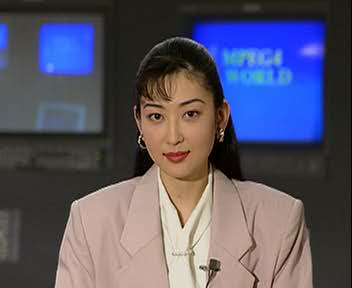
#> input picture results/reconstructed_frames/frame_001.png, 352 x 288 px, given as the content of the folder frames, which was not available
$ python main.py encode
#> lines starting #> are read from the running program, lines starting #| are printed output that depends on the picture; pictures that were not available may be replaced by others from this repository, and a replacement may not be noted
### src/entropy_coding.py
"""
entropy_coding.py — Part 4: Entropy coding (lossless compression)
Serialises all coded frames into a single .bin file using zlib.
"""

import numpy as np
import os
import sys
import zlib
import struct
import pickle
import cv2

from intra_frame import decode_frame as intra_decode_frame, make_quant
from inter_frame import decode_pframe, apply_mv
from preprocess  import ycbcr420_to_bgr


def compress_frame(frame_dict):
    return zlib.compress(pickle.dumps(frame_dict), level=9)


def decompress_frame(data):
    return pickle.loads(zlib.decompress(data))


def encode(frames_dir, fq=4, gop_size=8, search_win=8, out_bin="output.bin"):
    from preprocess  import bgr_to_ycbcr420
    from intra_frame import encode_frame, make_quant
    from inter_frame import encode_pframe, decode_pframe

    files = sorted(f for f in os.listdir(frames_dir) if f.lower().endswith((".png", ".jpg")))
    if not files:
        print(f"No frames in '{frames_dir}'"); sys.exit(1)

    Q_luma   = make_quant(fq)
    Q_chroma = make_quant(fq * 2)

    frame_blobs = []
    ref_Y = ref_Cb = ref_Cr = None
    frame_types = []

    for idx, fname in enumerate(files):
        bgr = cv2.imread(os.path.join(frames_dir, fname))
        Y, Cb, Cr = bgr_to_ycbcr420(bgr)

        if idx % gop_size == 0:  # I-frame
            (Yq, Cbq, Crq), hws, ohws = encode_frame(Y, Cb, Cr, Q_luma, Q_chroma)
            frame_data = dict(
                frame_type="I", fq=fq,
                Yq=Yq, Cbq=Cbq, Crq=Crq,
                hw_Y=hws[0],  hw_Cb=hws[1],  hw_Cr=hws[2],
                ohw_Y=ohws[0], ohw_Cb=ohws[1], ohw_Cr=ohws[2],
            )
            ref_Y, ref_Cb, ref_Cr = intra_decode_frame(Yq, Cbq, Crq, hws, ohws, Q_luma, Q_chroma)
            frame_types.append("I")
            print(f"  [{idx:03d}] I-frame: {fname}")

        else:  # P-frame
            mv_map, results = encode_pframe(Y, Cb, Cr, ref_Y, ref_Cb, ref_Cr, Q_luma, Q_chroma, search_win=search_win)
            frame_data = dict(frame_type="P", fq=fq, mv_map=mv_map)
            for key, (C, HW, ohw) in results.items():
                frame_data[f"{key}q"]    = C
                frame_data[f"hw_{key}"]  = HW
                frame_data[f"ohw_{key}"] = ohw
            ref_Y, ref_Cb, ref_Cr = decode_pframe(mv_map, results, ref_Y, ref_Cb, ref_Cr, Q_luma, Q_chroma)
            frame_types.append("P")
            print(f"  [{idx:03d}] P-frame: {fname}")

        frame_blobs.append(compress_frame(frame_data))

    with open(out_bin, "wb") as f:
        f.write(struct.pack(">I", len(frame_blobs)))
        for blob in frame_blobs:
            f.write(struct.pack(">I", len(blob)))
            f.write(blob)

    print(f"\nEncoded {len(files)} frame(s) → '{out_bin}'  (GOP={gop_size}, S={search_win}, fq={fq})")
    return frame_types


# [33 lines left out: function decode, not called in this run]

### src/preprocess.py
"""
preprocess.py — Part 1: Color space conversion + chroma subsampling
"""

import cv2
import numpy as np


def bgr_to_ycbcr420(bgr):
    """BGR uint8 → (Y, Cb, Cr) with 4:2:0 chroma subsampling."""
    ycbcr = cv2.cvtColor(bgr, cv2.COLOR_BGR2YCrCb)
    Y, Cr, Cb = ycbcr[:,:,0], ycbcr[:,:,1], ycbcr[:,:,2]
    down = lambda ch: cv2.resize(ch, (ch.shape[1]//2, ch.shape[0]//2), interpolation=cv2.INTER_AREA)
    return Y, down(Cb), down(Cr)


# [5 lines left out: function ycbcr420_to_bgr, not called in this run]

### src/intra_frame.py
"""
intra_frame.py — Part 2: Intra-frame coding (I-frames) with DCT + quantisation
"""

import numpy as np
import cv2


# Quantisation matrix

def make_quant(fq: int) -> np.ndarray:
    return np.fromfunction(lambda i, j: 1 + (1 + i + j) * fq, (8, 8), dtype=np.float32)


# Padding

def pad_channel(channel):
    h, w = channel.shape
    ph = (8 - h % 8) % 8
    pw = (8 - w % 8) % 8
    padded = np.pad(channel.astype(np.float32), ((0, ph), (0, pw)), 'constant')
    return padded, (h, w)


# Block-by-block DCT + Quantisation

def encode_channel(channel, Q):
    padded, orig_hw = pad_channel(channel)
    H, W = padded.shape
    blocks_h = H // 8
    blocks_w = W // 8
    coeffs = np.zeros((blocks_h, blocks_w, 8, 8), dtype=np.int16)

    for i in range(blocks_h):
        for j in range(blocks_w):
            block = padded[i*8:(i+1)*8, j*8:(j+1)*8] - 128
            dct_block = cv2.dct(block.astype(np.float32))
            coeffs[i, j] = np.round(dct_block / Q).astype(np.int16)

    return coeffs, padded.shape, orig_hw


def decode_channel(coeffs, HW, orig_hw, Q):
    H, W = HW
    recon = np.zeros((H, W), dtype=np.float32)

    for i in range(coeffs.shape[0]):
        for j in range(coeffs.shape[1]):
            block = cv2.idct(coeffs[i, j].astype(np.float32) * Q) + 128
            recon[i*8:(i+1)*8, j*8:(j+1)*8] = block

    h, w = orig_hw
    return np.clip(recon[:h, :w], 0, 255).astype(np.uint8)


# Encode / Decode Frame

def encode_frame(Y, Cb, Cr, Q_luma, Q_chroma):
    Yq,  hw_Y,  ohw_Y  = encode_channel(Y,  Q_luma)
    Cbq, hw_Cb, ohw_Cb = encode_channel(Cb, Q_chroma)
    Crq, hw_Cr, ohw_Cr = encode_channel(Cr, Q_chroma)
    return (Yq, Cbq, Crq), (hw_Y, hw_Cb, hw_Cr), (ohw_Y, ohw_Cb, ohw_Cr)


def decode_frame(Yq, Cbq, Crq, hws, ohws, Q_luma, Q_chroma):
    Y  = decode_channel(Yq,  hws[0], ohws[0], Q_luma)
    Cb = decode_channel(Cbq, hws[1], ohws[1], Q_chroma)
    Cr = decode_channel(Crq, hws[2], ohws[2], Q_chroma)
    return Y, Cb, Cr

### main.py
"""
main.py — Full pipeline runner for the Simplified MPEG-4 Encoder
Usage:
  python main.py encode [--dir frames] [--fq 4] [--gop 8] [--search 8]
  python main.py decode
  python main.py evaluate
  python main.py visualise
  python main.py all [--dir frames] [--fq 4] [--gop 8] [--search 8]
"""
import argparse
import os
import sys
sys.path.insert(0, os.path.join(os.path.dirname(__file__), "src"))
from entropy_coding import encode, decode
from evaluate       import evaluate
from visualise      import visualise

RESULTS_DIR   = "results"
RECONSTRUCTED = os.path.join(RESULTS_DIR, "reconstructed_frames")
BIN_FILE      = os.path.join(RESULTS_DIR, "output.bin")

os.makedirs(RECONSTRUCTED, exist_ok=True)

def main():
    parser = argparse.ArgumentParser(description="MPEG-4 Simplified Encoder Pipeline")
    parser.add_argument("mode", choices=["encode", "decode", "evaluate", "visualise", "all"])
    parser.add_argument("--dir",    default="frames")
    parser.add_argument("--fq",     default=4,  type=int)
    parser.add_argument("--gop",    default=8,  type=int)
    parser.add_argument("--search", default=8,  type=int)
    args = parser.parse_args()

    if args.mode in ("encode", "all"):
        print("\n── Step 1: Encoding → results/output.bin ──────────────────────")
        encode(args.dir, args.fq, args.gop, args.search, BIN_FILE)
#> in encode, bgr is the input picture: shape (288, 352, 3); mean B, G, R 102.5, 86, 88.1
#> in bgr_to_ycbcr420, `ycbcr = cv2.cvtColor(bgr, cv2.COLOR_BGR2YCrCb)`: ycbcr: shape (288, 352, 3); mean of channels 0, 1, 2 88.5, 127.8, 135.9
#> in bgr_to_ycbcr420, `Y, Cr, Cb = ycbcr[:,:,0], ycbcr[:,:,1], ycbcr[:,:,2]`:
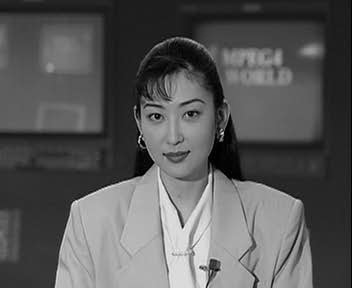
#> Y: shape (288, 352); min 0, max 247, mean 88.5
#> in bgr_to_ycbcr420, `Y, Cr, Cb = ycbcr[:,:,0], ycbcr[:,:,1], ycbcr[:,:,2]`:
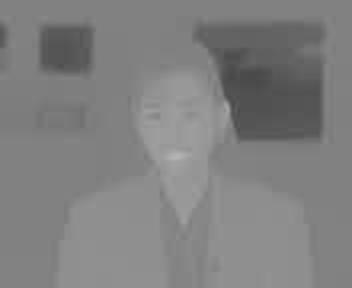
#> Cr: shape (288, 352); min 72, max 180, mean 127.8
#> in bgr_to_ycbcr420, `Y, Cr, Cb = ycbcr[:,:,0], ycbcr[:,:,1], ycbcr[:,:,2]`:
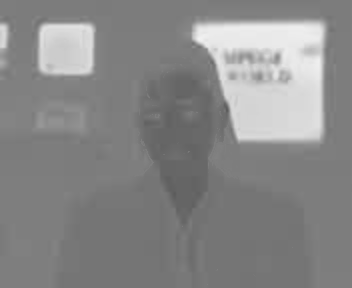
#> Cb: shape (288, 352); min 91, max 242, mean 135.9
#> in encode_channel, `padded, orig_hw = pad_channel(channel)`: orig_hw = (288, 352)
#> in encode_frame, `Cbq, hw_Cb, ohw_Cb = encode_channel(Cb, Q_chroma)`: hw_Cb = (144, 176)
#> in encode, `(Yq, Cbq, Crq), hws, ohws = encode_frame(Y, Cb, Cr, Q_luma, Q_chroma)`: hws = ((288, 352), (144, 176), (144, 176))
#> in encode, `frame_data = dict( frame_type="I", fq=fq, Yq=Yq, Cbq=Cbq, Crq=Crq, hw_..`: frame_data = 11 items
#> the loop in encode, `for blob in frame_blobs:` made 1 pass

    if args.mode in ("decode", "all"):
        print("\n── Step 2: Decoding results/output.bin ────────────────────────")
        decode(BIN_FILE, RECONSTRUCTED)

    if args.mode in ("evaluate", "all"):
        print("\n── Step 3: Evaluation ─────────────────────────────────────────")
        evaluate(args.dir, BIN_FILE)

    if args.mode in ("visualise", "all"):
        print("\n── Step 4: Pipeline Visualisation ─────────────────────────────")
        visualise(args.dir, RECONSTRUCTED, BIN_FILE, fq=args.fq)

if __name__ == "__main__":
    main()
